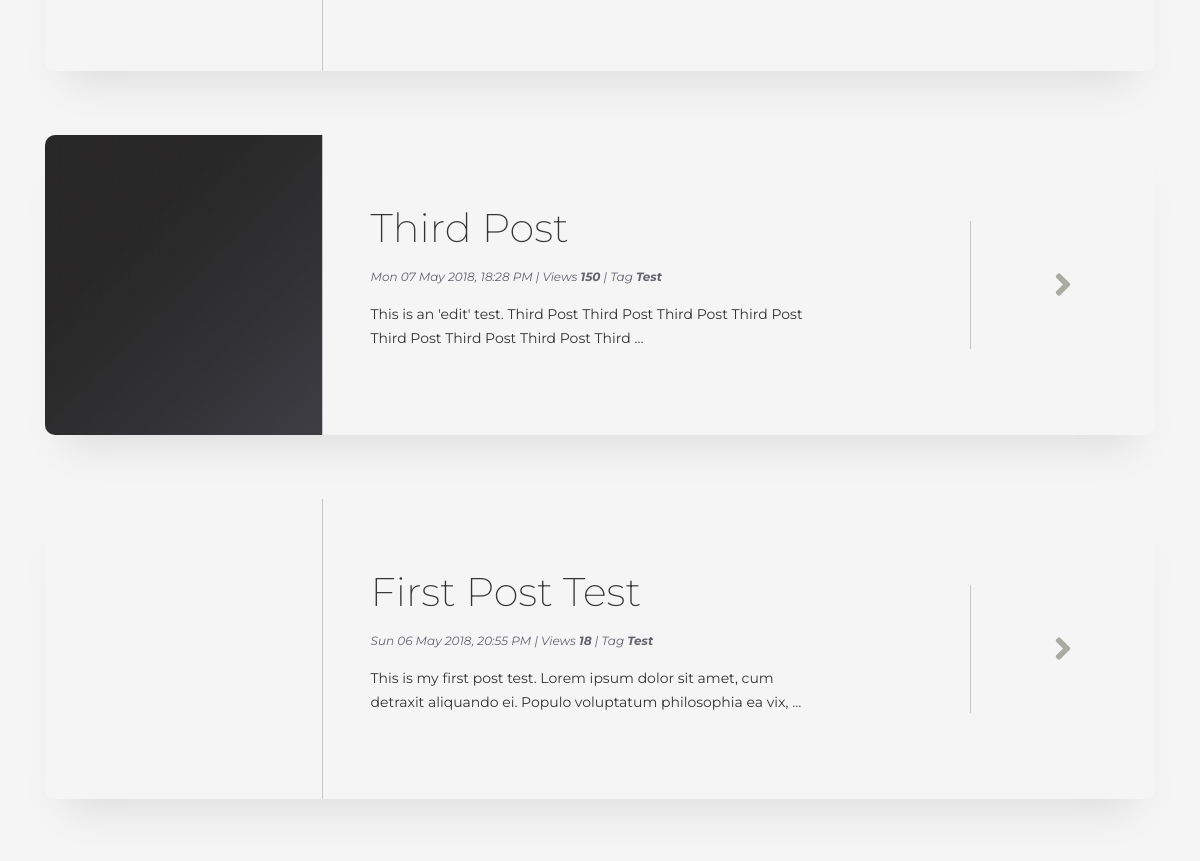
Before: /blog/ (middle part) with the older database file.
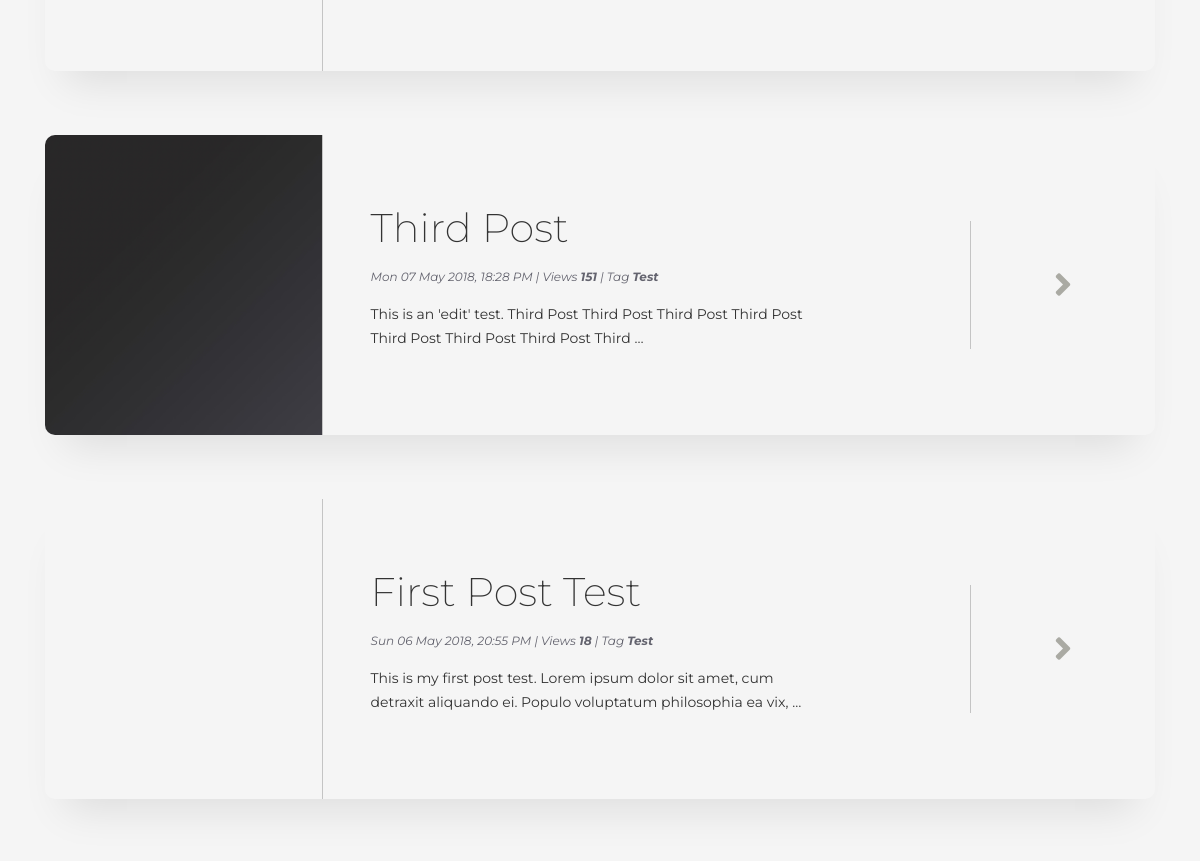
After: the same page with the newer database file.
### blog/models.py (models this page shows, shortened)
class Post(models.Model):
    author = models.ForeignKey(settings.AUTH_USER_MODEL)
    title = models.CharField(max_length=200)
    content = models.TextField()
    created_date = models.DateTimeField(default=timezone.now)
    published_date = models.DateTimeField(blank=True, null=True)
    views = models.IntegerField(default=0)
    tag = models.CharField(max_length=100, blank=True, null=True)
    image = models.ImageField(upload_to="images", blank=True, null=True)

### blog/views.py (the view)
def post_list(request):
    posts = Post.objects.filter(published_date__lte=timezone.now()
                                ).order_by('-published_date')
    return render(request, 'blog/blogposts.html', {'posts': posts})

### blog/templates/blog/blogposts.html (shortened to what this page needs)
{% extends "blog/blog.html" %}
{% block blogs %}
    {% for post in posts %}
        <div class="container">
            <div class="row post-container no-gutters d-flex align-items-center">
                <div class="col-md-3 text-center post-image-container">
                    <a class="story-img" href="#">
                        {% if post.image %}
                            <img class="post-thumbnail" src="/media/{{ post.image }}">
                        {% endif %}
                    </a>
                </div>
                <div class="col-md-7 post-detail-container">
                    <h3 class="post-title">{{ post.title }}</h3>
                    <div class="row">
                        <div class="col-sm-10">
                            <p class="post-details"><span class="blog-details">{{ post.published_date|date:"D d M Y" }}, {{ post.published_date|time:"H:i A" }} | Views <strong>{{ post.views }}</strong> | Tag <strong>{{ post.tag }}</strong></span></p>
                            <p class="post-snippet">{% autoescape off %}{{ post.content|truncatewords:20 }}{% endautoescape %}</p>
                        </div>
                    </div>
                </div>
                <div class="col-md-2 blog-read-more d-flex justify-content-center align-items-center">
                    <i class="fas fa-angle-right btn blog-read-more-icon" onclick="location.href='{{ post.id }}'"></i>
                </div>
            </div>
        </div>
    {% endfor %}
{% endblock %}

### blog/templates/blog/blog.html (shortened to what this page needs)
{% extends "home/base.html" %}
{% load staticfiles %}
{% block head_css %}
    <link rel="stylesheet" href="{% static "css/pages/blog.css" %}">
{% endblock %}
{% block body %}
    <section class="blog-main-body">
        {% block blogs %}
        {% endblock %}
    </section>
{% endblock %}

### home/templates/home/base.html (shortened to what this page needs)
{% load staticfiles %}
<!DOCTYPE html>
<html lang="en">
<head>
    <link rel="stylesheet" href="{% static "css/style.css" %}">
    <link rel="stylesheet" href="https://use.fontawesome.com/releases/v5.3.1/css/all.css">
    {% block head_css %}{% endblock %}
</head>
<body>
   <main class="page-content">
       {% block body %}
       {% endblock %}
   </main>
</body>
</html>

### blog/static/css/pages/blog.css (style rules this page uses)
.post-container { margin: 4em 0; border-radius: 10px; -webkit-box-shadow: 0 30px 40px -20px rgba(0, 0, 0, 0.1); box-shadow: 0 30px 40px -20px rgba(0, 0, 0, 0.1); -webkit-transition: all ease-in-out 350ms; -o-transition: all ease-in-out 350ms; transition: all ease-in-out 350ms; overflow: hidden; }
.post-image-container { border-right: 0.5px solid rgba(0, 0, 0, 0.2); overflow: hidden !important; height: 300px; }
.post-thumbnail { width: auto; height: 100%; }
.post-detail-container { padding: 1.5em 3em !important; }
.post-title { color: #333333 !important; font-size: 2.5rem; font-weight: 200; margin-bottom: 1rem; }
.post-details { font-size: 12px; color: #63636E; }
.post-snippet { color: #333333; font-size: 14px; line-height: 1.75em; }
.blog-read-more { border-left: 0.5px solid rgba(0, 0, 0, 0.2); height: 100%; }
.blog-read-more-icon { color: #aaaaa3; padding: 1.25em; font-size: 2.25em; -webkit-transition: all 350ms ease-in-out; -o-transition: all 350ms ease-in-out; transition: all 350ms ease-in-out; }
.blog-details { font-size: 12px; color: #63636E; font-style: italic; }

Changed rows visible on the page:
changed Post "Third Post": views "150" → "151"
